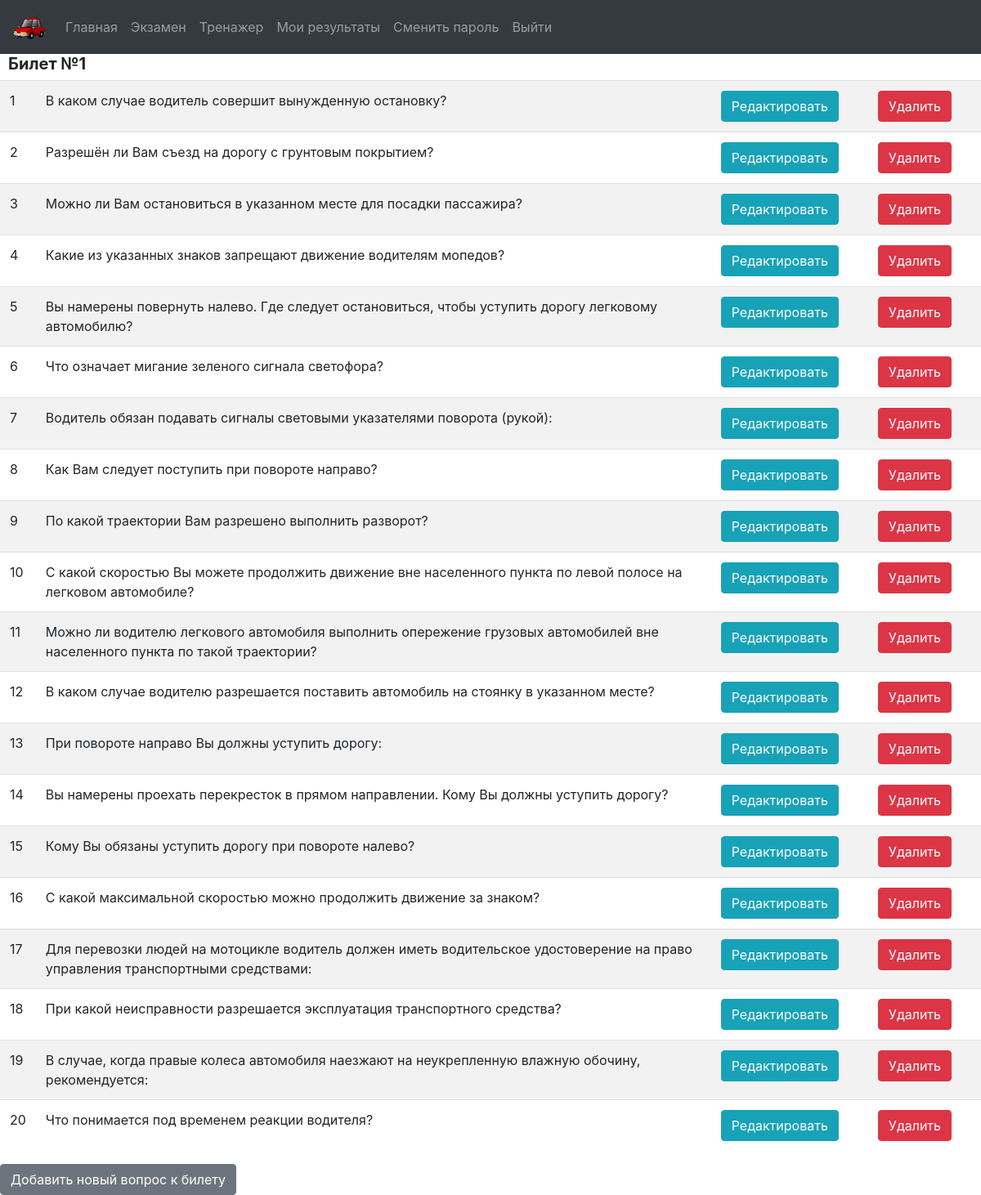
The app's page /questions.php?tkt_id=1&name=Билет 1 with its own data.
### tables this page shows
CREATE TABLE IF NOT EXISTS `questions` (
  `q_id` int(11) unsigned NOT NULL,
  `tkt_id` int(11) NOT NULL,
  `tp_id` int(11) NOT NULL DEFAULT 27,
  `task` text NOT NULL,
  `true_ans` int(11) NOT NULL,
  `ans1` text NOT NULL,
  `ans2` text NOT NULL,
  `ans3` text DEFAULT NULL,
  `ans4` text DEFAULT NULL,
  `ans5` text DEFAULT NULL,
  `description` text DEFAULT NULL
);

### questions_query.php (called while the page is built, shortened)
<?php
function getQuestionsByTicket($db, $tkt_id)
{
    $sql = "SELECT q_id, task FROM questions WHERE questions.tkt_id = $tkt_id";
    $result = array();
    $stmt = $db->prepare($sql);
    $stmt->execute();
    while ($row = $stmt->fetch(PDO::FETCH_ASSOC)) {
        $result[$row['q_id']] = $row;
    }
    return $result;
}
?>

### questions.php (the view, shortened to what this page needs)
<?php session_start();
include('header.php');
get_session();?>
<!DOCTYPE html>
<html lang="ru">
<head>
    <link rel="stylesheet" href="https://maxcdn.bootstrapcdn.com/bootstrap/4.0.0/css/bootstrap.min.css"
>
    <link rel="stylesheet" href="style.css" type="text/css" />
    </head>
<bode>
<?php
    include 'api.php';
    include 'questions_query.php';
    $tkt_id = $_GET['tkt_id'];
    $que = getQuestionsByTicket($db, $tkt_id);
    echo '<h5 style="margin-left: 10px;"><b>Билет №'.$tkt_id.'</b></h5>';
?>
<table class="table table-striped"><tbody>
    <?php $n=0;
    foreach ($que as $result){?>
    <tr>
        <td scope="row"><?php $n++; echo $n?></td>
        <td><?php echo $result['task']?></td>
        <td><?php echo "<a class=\"btn btn-info\" href=\"qedit.php?tkt_id=$tkt_id&q_id=", $result['q_id'], "&n=$n\">Редактировать</a>" ?><td>
        <td><?php echo "<a class=\"btn btn-danger\" href=\"qdelete.php?q_id=".$result['q_id']."&tkt_id=".$tkt_id."\">Удалить</a>" ?><td>
    </tr>
    <?php } ?>
    </tbody></table>
<?php $n++;
echo "<a  class=\"btn btn-secondary\" href=\"newquestion.php?tkt_id=$tkt_id&n=$n\">Добавить новый вопрос к билету</a>" ?>
</body>
</html>

### records on screen
questions: task "В каком случае водитель совершит вынужденную остановку?"
questions: task "Разрешён ли Вам съезд на дорогу с грунтовым покрытием?"
questions: task "Можно ли Вам остановиться в указанном месте для посадки пассажира?"
questions: task "Какие из указанных знаков запрещают движение водителям мопедов?"
questions: task "Вы намерены повернуть налево. Где следует остановиться, чтобы уступить дорогу легковому автомобилю?"
questions: task "Что означает мигание зеленого сигнала светофора?"
questions: task "Водитель обязан подавать сигналы световыми указателями поворота (рукой):"
questions: task "Как Вам следует поступить при повороте направо?"
questions: task "По какой траектории Вам разрешено выполнить разворот?"
questions: task "С какой скоростью Вы можете продолжить движение вне населенного пункта по левой полосе на легковом автомобиле?"
questions: task "Можно ли водителю легкового автомобиля выполнить опережение грузовых автомобилей вне населенного пункта по такой траектории?"
questions: task "В каком случае водителю разрешается поставить автомобиль на стоянку в указанном месте?"
questions: task "При повороте направо Вы должны уступить дорогу:"
questions: task "Вы намерены проехать перекресток в прямом направлении. Кому Вы должны уступить дорогу?"
questions: task "Кому Вы обязаны уступить дорогу при повороте налево?"
questions: task "С какой максимальной скоростью можно продолжить движение за знаком?"
questions: task "Для перевозки людей на мотоцикле водитель должен иметь водительское удостоверение на право управления транспортными средствами:"
questions: task "При какой неисправности разрешается эксплуатация транспортного средства?"
questions: task "В случае, когда правые колеса автомобиля наезжают на неукрепленную влажную обочину, рекомендуется:"
questions: task "Что понимается под временем реакции водителя?"

### other values on screen
$tkt_id "1"
